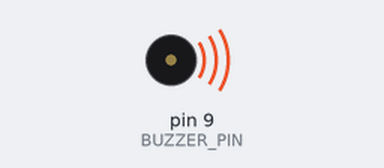
Recording of a sketch running on a simulated Arduino Uno, built with avr-gcc and run on an emulated ATmega328P. On the bench: buzzer (waves = sounding).

Above: at 0.5 s.
At 8.9 s:
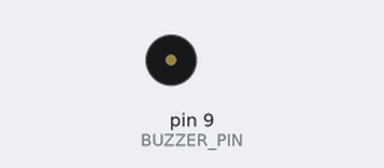
Timing chart, 0 to 9.8 s (numbered marks = the images above):
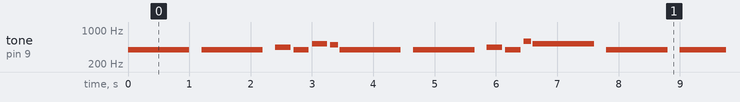

Measured:
- by itself, tone on pin 9 (BUZZER_PIN): plays 392 Hz for 1.0 s, 392 Hz for 1.0 s, 440 Hz for 0.25 s, 392 Hz for 0.25 s, 523 Hz for 0.25 s, 494 Hz for 0.13 s … (214 notes in this stretch)

The sketch:

lab5part4.ino
```cpp
#include "pitches.h"

const int full_note = 2000;    // Full note duration in ms

const int half_note = full_note / 2;
const int quarter_note = full_note / 4;
const int eighth_note  = full_note / 8;    // And so on for 1/2, 1/16 ...
const int sixteenth_note = full_note / 16;

const int dotted_quarter_note = quarter_note * 1.5;
const int dotted_eighth_note  = eighth_note * 1.5;    // And so on for 1/2, 1/16 ..

const int BUZZER_PIN = 9;


void setup() {
  // put your setup code here, to run once:
  pinMode(BUZZER_PIN, OUTPUT);

}

void loop() {
  // put your main code here, to run repeatedly:
  tone(BUZZER_PIN, NOTE_G4, half_note);
  delay(half_note * 1.2);
  noTone(BUZZER_PIN);

  tone(BUZZER_PIN, NOTE_G4, half_note);
  delay(half_note * 1.2);
  noTone(BUZZER_PIN);

  tone(BUZZER_PIN, NOTE_A4, eighth_note);
  delay(eighth_note * 1.2);
  noTone(BUZZER_PIN);

  tone(BUZZER_PIN, NOTE_G4, eighth_note);
  delay(eighth_note * 1.2);
  noTone(BUZZER_PIN);

  tone(BUZZER_PIN, NOTE_C5, eighth_note);
  delay(eighth_note * 1.2);
  noTone(BUZZER_PIN);

  tone(BUZZER_PIN, NOTE_B4, sixteenth_note);
  delay(sixteenth_note * 1.2);
  noTone(BUZZER_PIN);

  tone(BUZZER_PIN, NOTE_G4, half_note);
  delay(half_note * 1.2);
  noTone(BUZZER_PIN);

  tone(BUZZER_PIN, NOTE_G4, half_note);
  delay(half_note * 1.2);
  noTone(BUZZER_PIN);

  tone(BUZZER_PIN, NOTE_A4, eighth_note);
  delay(eighth_note * 1.2);
  noTone(BUZZER_PIN);

  tone(BUZZER_PIN, NOTE_G4, eighth_note);
  delay(eighth_note * 1.2);
  noTone(BUZZER_PIN);

  tone(BUZZER_PIN, NOTE_D5, sixteenth_note);
  delay(sixteenth_note * 1.2);
  noTone(BUZZER_PIN);

  tone(BUZZER_PIN, NOTE_C5, half_note);
  delay(half_note * 1.2);
  noTone(BUZZER_PIN);

  tone(BUZZER_PIN, NOTE_G4, half_note);
  delay(half_note * 1.2);
  noTone(BUZZER_PIN);

  tone(BUZZER_PIN, NOTE_G4, half_note);
  delay(half_note * 1.2);
  noTone(BUZZER_PIN);

  tone(BUZZER_PIN, NOTE_G5, eighth_note);
  delay(eighth_note * 1.2);
  noTone(BUZZER_PIN);

  tone(BUZZER_PIN, NOTE_E5, eighth_note);
  delay(eighth_note * 1.2);
  noTone(BUZZER_PIN);

  tone(BUZZER_PIN, NOTE_C5, eighth_note);
  delay(eighth_note * 1.2);
  noTone(BUZZER_PIN);

  tone(BUZZER_PIN, NOTE_B4, eighth_note);
  delay(eighth_note * 1.2);
  noTone(BUZZER_PIN);

  tone(BUZZER_PIN, NOTE_A4, sixteenth_note);
  delay(sixteenth_note * 1.2);
  noTone(BUZZER_PIN);

  tone(BUZZER_PIN, NOTE_F4, half_note);
  delay(half_note * 1.2);
  noTone(BUZZER_PIN);

  tone(BUZZER_PIN, NOTE_F5, half_note);
  delay(half_note * 1.2);
  noTone(BUZZER_PIN);

  tone(BUZZER_PIN, NOTE_E5, eighth_note);
  delay(eighth_note * 1.2);
  noTone(BUZZER_PIN);

  tone(BUZZER_PIN, NOTE_C5, eighth_note);
  delay(eighth_note * 1.2);
  noTone(BUZZER_PIN);

  tone(BUZZER_PIN, NOTE_D5, eighth_note);
  delay(eighth_note * 1.2);
  noTone(BUZZER_PIN);

  tone(BUZZER_PIN, NOTE_C5, sixteenth_note);
  delay(sixteenth_note * 1.2);
  noTone(BUZZER_PIN);


}
```

pitches.h
```cpp
/*************************************************
   Public Constants
 *************************************************/

#define NOTE_B0 31
#define NOTE_C1 33
#define NOTE_CS1 35
#define NOTE_D1 37
#define NOTE_DS1 39
#define NOTE_E1 41
#define NOTE_F1 44
#define NOTE_FS1 46
#define NOTE_G1 49
#define NOTE_GS1 52
#define NOTE_A1 55
#define NOTE_AS1 58
#define NOTE_B1 62
#define NOTE_C2 65
#define NOTE_CS2 69
#define NOTE_D2 73
#define NOTE_DS2 78
#define NOTE_E2 82
#define NOTE_F2 87
#define NOTE_FS2 93
#define NOTE_G2 98
#define NOTE_GS2 104
#define NOTE_A2 110
#define NOTE_AS2 117
#define NOTE_B2 123
#define NOTE_C3 131
#define NOTE_CS3 139
#define NOTE_D3 147
#define NOTE_DS3 156
#define NOTE_E3 165
#define NOTE_F3 175
#define NOTE_FS3 185
#define NOTE_G3 196
#define NOTE_GS3 208
#define NOTE_A3 220
#define NOTE_AS3 233
#define NOTE_B3 247
#define NOTE_C4 262
#define NOTE_CS4 277
#define NOTE_D4 294
#define NOTE_DS4 311
#define NOTE_E4 330
#define NOTE_F4 349
#define NOTE_FS4 370
#define NOTE_G4 392
#define NOTE_GS4 415
#define NOTE_A4 440
#define NOTE_AS4 466
#define NOTE_B4 494
#define NOTE_C5 523
#define NOTE_CS5 554
#define NOTE_D5 587
#define NOTE_DS5 622
#define NOTE_E5 659
#define NOTE_F5 698
#define NOTE_FS5 740
#define NOTE_G5 784
#define NOTE_GS5 831
#define NOTE_A5 880
#define NOTE_AS5 932
#define NOTE_B5 988
#define NOTE_C6 1047
#define NOTE_CS6 1109
#define NOTE_D6 1175
#define NOTE_DS6 1245
#define NOTE_E6 1319
#define NOTE_F6 1397
#define NOTE_FS6 1480
#define NOTE_G6 1568
#define NOTE_GS6 1661
#define NOTE_A6 1760
#define NOTE_AS6 1865
#define NOTE_B6 1976
#define NOTE_C7 2093
#define NOTE_CS7 2217
#define NOTE_D7 2349
#define NOTE_DS7 2489
#define NOTE_E7 2637
#define NOTE_F7 2794
#define NOTE_FS7 2960
#define NOTE_G7 3136
#define NOTE_GS7 3322
#define NOTE_A7 3520
#define NOTE_AS7 3729
#define NOTE_B7 3951
#define NOTE_C8 4186
#define NOTE_CS8 4435
#define NOTE_D8 4699
#define NOTE_DS8 4978
```
